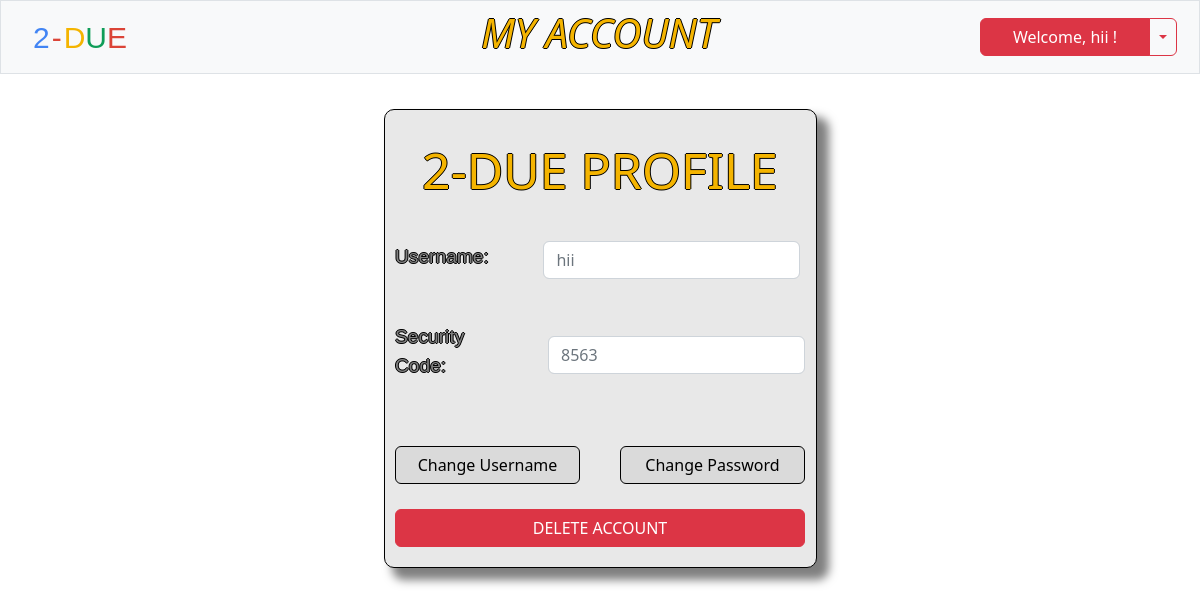
The page /account (signed in) on the database its author committed.
### tables this page shows
CREATE TABLE users (id INTEGER PRIMARY KEY AUTOINCREMENT NOT NULL, username TEXT NOT NULL, hash TEXT NOT NULL, security_code INTEGER NOT NULL);

### app.py (the view, shortened to what this page needs)
@app.route('/account', methods=['GET', 'POST'])
def account():
    if request.method == 'GET':
        id = session['user_id']
        username = db.execute("SELECT username FROM users WHERE id = ?", id)[0]['username']
        code = db.execute("SELECT security_code FROM users WHERE id = ?", id)[0]['security_code']
        return render_template('account.html', username=username, code=code)

### app.py (called while the page is built)
@app.after_request
def after_request(response):
    response.headers['Cache-Control'] = 'no-cache, no store, must-revalidate'
    response.headers['Expires'] = 0
    response.headers['Pragma'] = 'no-cache'
    return response

### templates/account.html (shortened to what this page needs)
{% extends 'layout.html' %}
{% block nav %}
    <a class="navbar-brand" href="/weather"><span class="blue">2</span><span class="red dash">-</span><span class="yellow">D</span><span class="green">U</span><span class="red">E</span></a>
    <h2 class="weather-header"><em>MY ACCOUNT</em></h2>
    <div class="login btn-group">
        <button type="button" class="btn btn-danger" id="menu-btn">Welcome, {{ username }} !</button>
        <button type="button" class="btn btn-outline-danger dropdown-toggle dropdown-toggle-split" data-bs-toggle="dropdown" aria-expanded="false">
        </button>
    </div>
{% endblock %}
{% block main %}
    <div class="account-header">
        <div class="welcome">
            <h1 class="yellow">2-DUE PROFILE</h1>
            <div class="account">
                <p class="acc-user">Username: </p>
                <input class="form-control mx-auto w-auto" id="user" name="user" placeholder='{{ username }}' type="text" readonly>
            </div>
            <div class="account">
                <p class="acc-user">Security Code: </p>
                <input class="form-control mx-auto w-auto" id="pass" name="pass" placeholder='{{ code }}' type="text" readonly>
            </div>
            <div class="account">
                <button type="button" class="btn btn-primary change-user">Change Username</button>
                <button type="button" class="btn btn-primary change-pass">Change Password</button>
            </div>
            <div class="account">
                <button type="button" class="btn btn-danger delete-account">DELETE ACCOUNT</button>
            </div>
        </div>
    </div>
{% endblock %}

### static/layout.css (style rules this page uses)
.navbar-brand { margin-left: 20px; }
span { font-size: 30px; font-family: 'Product Sans', sans-serif; }
.blue { color: #4285F4; }
.red { color: #DB4437; }
.dash { padding-left: 2px; padding-right: 2px; }
.yellow { color: #F4B400; }
.green { color: #0F9D58; }
.index-header, .account-header { border: 1px solid black; border-radius: 10px; margin-top: 35px; padding: 15px; background: #e8e8e8; box-shadow: 10px 10px 10px 2px rgba(0, 0, 0, 0.5); display: flex; flex-flow: column; align-items: center; width: 35%; min-width: 433px; }
.welcome { display:flex; flex-flow: column; align-items: center; text-shadow: 1px 0 0 #000, 0 -1px 0 #000, 0 1px 0 #000, -1px 0 0 #000; margin-top: 15px; margin-bottom: 5px; }
h1 { font-size: 50px; }
.login { margin-right: 10px; }
.btn-primary { width: 120px; color: black; background-color: #dadada; border: 1px solid black; position: relative; }
.weather-header { color: #F4B400; text-shadow: 1px 0 0 #000, 0 -1px 0 #000, 0 1px 0 #000, -1px 0 0 #000; font-size: 40px; margin-left: 75px; }
#menu-btn { width: 170px; font-size: 16px; }
.account { display: flex; width: 100%; justify-content: center; align-items: center; margin-top: 25px; gap: 40px; }
.acc-user { font-size: 1.2rem; font-weight: normal; font-family:Verdana, Geneva, Tahoma, sans-serif; color: gray; border: gray; margin-right: 10px; margin-top: 10px; }
.delete-account { width: 100%; }
.change-user, .change-pass { margin-top: 25px; width: 185px; }

### rows shown on the page
users: username "hii", user "hii", pass "8563"
